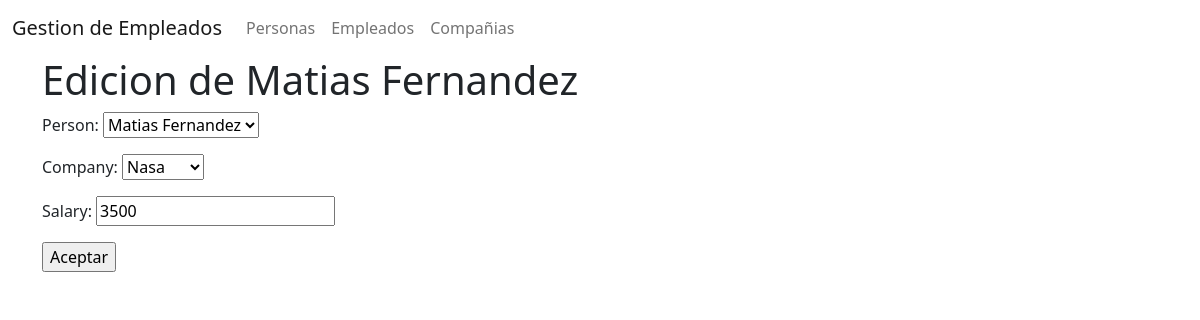
Page /employees/update/3 on the committed database.
### myapp/models.py (models this page shows, shortened)
class Employee(models.Model):
    person = models.ForeignKey(Person, on_delete=models.CASCADE)
    company = models.ForeignKey(Company, on_delete=models.SET_NULL, null=True)
    salary = models.IntegerField()

### myapp/custom_views/views_employee.py (the view)
# urls.py: path('employees/update/<str:employee_id>', views_employee.update, name='employee_update'),
def update(request, employee_id):
    employee = Employee.objects.get(id=employee_id)
    form = EmployeeForm(instance=employee)
    if request.method == 'POST':
        form = EmployeeForm(request.POST, instance=employee)
        if form.is_valid():
            form.save()
            return redirect('employees_view')
    return render(request, 'entity_form.html', {
        'title': f'Edicion de {employee.person}',
        'form': form
    })

### myapp/forms.py
class EmployeeForm(ModelForm):
    class Meta:
        model = Employee
        fields = '__all__'

### myapp/models.py (called while the page is built)
    def __str__(self):
        return f"{self.firstname} {self.lastname}"

    def __str__(self):
        return self.name

### myapp/templates/entity_form.html (shortened to what this page needs)
{% extends "base.html" %}
{% block content %}
<form action="#" method="post" enctype="multipart/form-data">
  {{ form.as_p }}
  <input type="submit" value="Aceptar" />
</form>
{% endblock %}

### rows in the picture
Employee: person "Matias Fernandez", company "Nasa", salary "3500"

### other values in the picture
{{ title }} "Edicion de Matias Fernandez"
